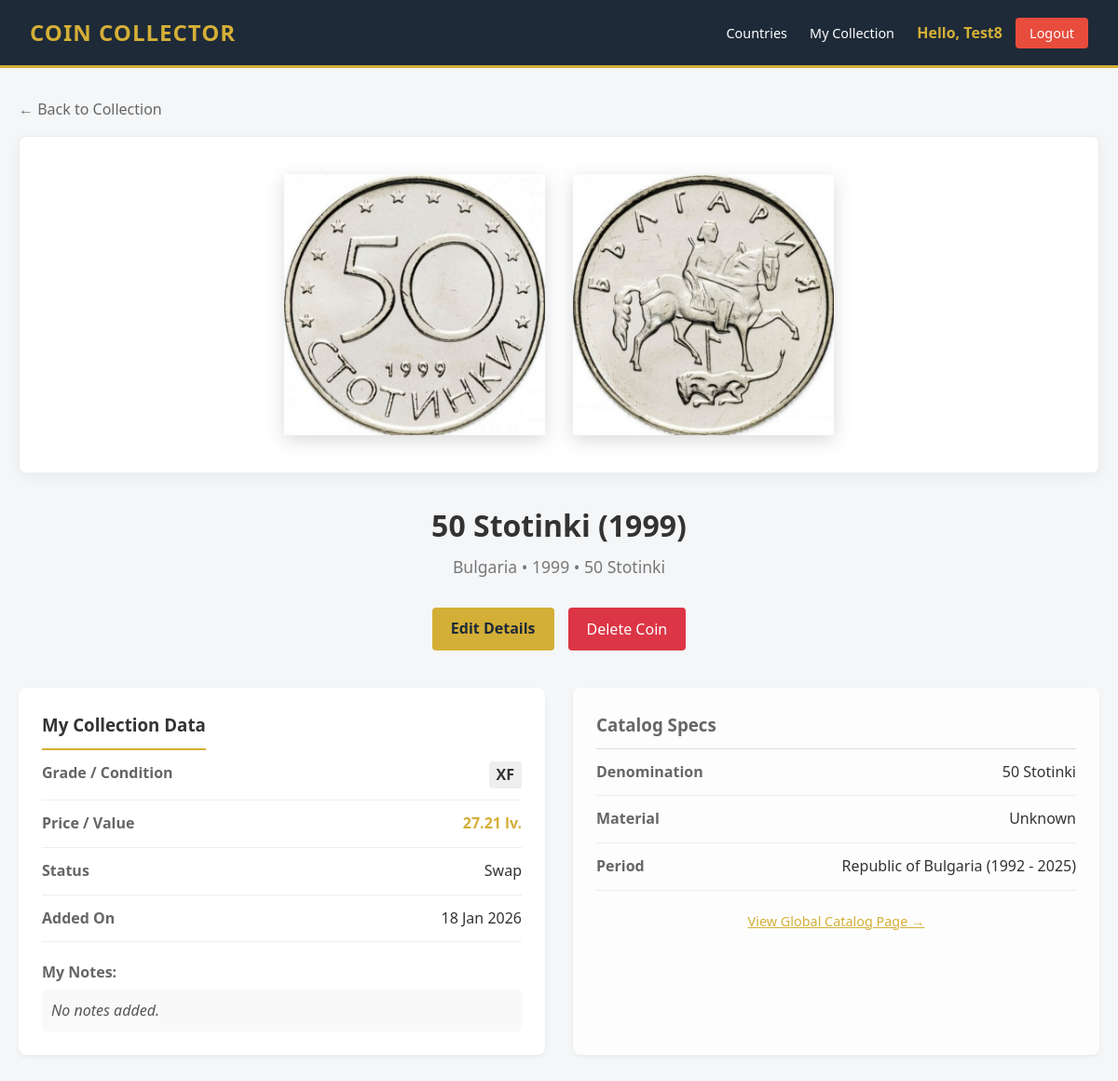
Page /user_coin_details.php?id=164 (signed in) on the committed database.
### tables this page shows
CREATE TABLE IF NOT EXISTS user_coins (
    id INT AUTO_INCREMENT PRIMARY KEY,
    user_id INT NOT NULL,
    catalog_coin_id INT NOT NULL, 
    
    grade VARCHAR(50), 
    status ENUM('collection', 'swap', 'sell', 'wishlist') DEFAULT 'collection',
    price DECIMAL(10,2) DEFAULT 0.00,
    private_notes TEXT,
    own_image_front VARCHAR(255),
    own_image_back VARCHAR(255),
    
    added_at TIMESTAMP DEFAULT CURRENT_TIMESTAMP,
    FOREIGN KEY (user_id) REFERENCES users(id) ON DELETE CASCADE,
    FOREIGN KEY (catalog_coin_id) REFERENCES catalog_coins(id) ON DELETE CASCADE
);

CREATE TABLE IF NOT EXISTS catalog_coins (
    id INT AUTO_INCREMENT PRIMARY KEY,
    country_id INT NOT NULL,
    title VARCHAR(255) NOT NULL, 
    denomination VARCHAR(50), 
    year INT,
    period VARCHAR(100),
    material VARCHAR(100),
    description TEXT,
    
    catalog_image_front VARCHAR(255),
    catalog_image_back VARCHAR(255),
    
    created_by_user_id INT, 
    is_approved TINYINT(1) DEFAULT 0,  
    
    created_at TIMESTAMP DEFAULT CURRENT_TIMESTAMP,
    FOREIGN KEY (country_id) REFERENCES countries(id),
    FOREIGN KEY (created_by_user_id) REFERENCES users(id)
);

CREATE TABLE IF NOT EXISTS countries (
    id INT AUTO_INCREMENT PRIMARY KEY,
    name VARCHAR(100) NOT NULL,
    iso_code_2 VARCHAR(2) NOT NULL,
    iso_code_3 VARCHAR(3) NOT NULL,
    continent ENUM('Africa', 'Antarctica', 'Asia', 'Europe', 'North America', 'Oceania', 'South America', 'Unknown') DEFAULT 'Unknown',
    flag_image VARCHAR(255) DEFAULT NULL
);

### user_coin_details.php (the view, shortened to what this page needs)
<?php
require 'config/db.php';
$user_coin_id = isset($_GET['id']) ? (int)$_GET['id'] : 0;
$user_id = $_SESSION['user_id'];
$sql = "SELECT
            uc.*,
            cc.title, cc.denomination, cc.year, cc.material, cc.period,
            cc.catalog_image_front, cc.catalog_image_back,
            c.name as country_name, c.flag_image
        FROM user_coins uc
        JOIN catalog_coins cc ON uc.catalog_coin_id = cc.id
        JOIN countries c ON cc.country_id = c.id
        WHERE uc.id = ? AND uc.user_id = ?";
$stmt = $pdo->prepare($sql);
$stmt->execute([$user_coin_id, $user_id]);
$coin = $stmt->fetch();
?>
<!DOCTYPE html>
<html lang="en">
<head>
    <link rel="stylesheet" href="assets/css/styles.css">
</head>
<body>
    <?php include 'includes/navbar.php'; ?>
    <div class="container">
        <a href="index.php" style="color: #666; text-decoration: none; display: inline-block; margin-bottom: 15px;">&larr; Back to Collection</a>
        <div class="image-hero">
            <?php
            $front = 'assets/images/no-coin.png';
            if ($coin['own_image_front']) $front = $coin['own_image_front'];
            elseif ($coin['catalog_image_front']) $front = $coin['catalog_image_front'];
            $back = 'assets/images/no-coin.png';
            if ($coin['own_image_back']) $back = $coin['own_image_back'];
            elseif ($coin['catalog_image_back']) $back = $coin['catalog_image_back'];
            ?>
            <img src="<?php echo htmlspecialchars($front); ?>" class="coin-large-img" alt="Front">
            <img src="<?php echo htmlspecialchars($back); ?>" class="coin-large-img" alt="Back">
        </div>
        <div class="coin-header-info">
            <h1 class="coin-title"><?php echo htmlspecialchars($coin['title']); ?></h1>
            <div class="coin-subtitle">
                <?php echo htmlspecialchars($coin['country_name']); ?> • <?php echo $coin['year']; ?> • <?php echo htmlspecialchars($coin['denomination']); ?>
            </div>
        </div>
        <div class="action-bar">
            <a href="edit_coin.php?id=<?php echo $coin['id']; ?>" class="btn btn-accent" style="min-width: 120px;">
                Edit Details
            </a>
            <button onclick="openDeleteModal()" class="btn" style="background: #dc3545; color: white; min-width: 120px;">
                Delete Coin
            </button>
        </div>
        <div class="details-container">
            <div class="details-card">
                <h3 style="margin-top: 0; border-bottom: 2px solid var(--accent-color); padding-bottom: 10px; display: inline-block;">My Collection Data</h3>
                <div class="data-row">
                    <span class="data-label">Grade / Condition</span>
                    <span class="data-value" style="font-weight: bold; background: #eee; padding: 2px 8px; border-radius: 4px;">
                        <?php echo htmlspecialchars($coin['grade']); ?>
                    </span>
                </div>
                <div class="data-row">
                    <span class="data-label">Price / Value</span>
                    <span class="data-value" style="color: var(--accent-color); font-weight: bold;">
                        <?php echo $coin['price'] > 0 ? number_format($coin['price'], 2) . ' lv.' : '-'; ?>
                    </span>
                </div>
                <div class="data-row">
                    <span class="data-label">Status</span>
                    <span class="data-value"><?php echo ucfirst($coin['status']); ?></span>
                </div>
                <div class="data-row">
                    <span class="data-label">Added On</span>
                    <span class="data-value"><?php echo date('d M Y', strtotime($coin['added_at'])); ?></span>
                </div>
                <div style="margin-top: 20px;">
                    <span class="data-label">My Notes:</span>
                    <p style="background: #f9f9f9; padding: 10px; border-radius: 5px; color: #555; margin-top: 5px; font-style: italic;">
                        <?php echo $coin['private_notes'] ? nl2br(htmlspecialchars($coin['private_notes'])) : 'No notes added.'; ?>
                    </p>
                </div>
            </div>
            <div class="details-card" style="background: #fdfdfd;">
                <h3 style="margin-top: 0; color: #666; border-bottom: 1px solid #ddd; padding-bottom: 10px;">Catalog Specs</h3>
                <div class="data-row">
                    <span class="data-label">Denomination</span>
                    <span class="data-value"><?php echo htmlspecialchars($coin['denomination']); ?></span>
                </div>
                <div class="data-row">
                    <span class="data-label">Material</span>
                    <span class="data-value"><?php echo htmlspecialchars($coin['material']); ?></span>
                </div>
                <div class="data-row">
                    <span class="data-label">Period</span>
                    <span class="data-value"><?php echo htmlspecialchars($coin['period']); ?></span>
                </div>
                <div style="margin-top: 20px; text-align: center;">
                    <a href="catalog_coin.php?id=<?php echo $coin['catalog_coin_id']; ?>" style="color: var(--accent-color); font-size: 0.9rem;">
                        View Global Catalog Page &rarr;
                    </a>
                </div>
            </div>
        </div>
    </div>
</body>
</html>

### assets/css/styles.css (style rules this page uses)
:root { --primary-color: #1e2a38; --accent-color: #d4af37; --bg-color: #f4f6f8; --white: #ffffff; --text-color: #333333; --text-light: #8898aa; --danger: #e74c3c; }
* { box-sizing: border-box; margin: 0; padding: 0; font-family: "Segoe UI", Tahoma, Geneva, Verdana, sans-serif; }
body { background-color: var(--bg-color); color: var(--text-color); line-height: 1.6; }
.container { max-width: 1200px; margin: 2rem auto; padding: 0 20px; }
.btn { display: inline-block; padding: 10px 20px; background-color: var(--primary-color); color: var(--white); border: none; border-radius: 4px; cursor: pointer; text-decoration: none; font-size: 1rem; transition: background 0.3s; }
.btn-accent { background-color: var(--accent-color); color: var(--primary-color); font-weight: bold; }
.coin-title { font-weight: bold; color: var(--primary-color); margin-bottom: 5px; }
.image-hero { background: white; padding: 40px; border-radius: 8px; box-shadow: 0 4px 15px rgba(0, 0, 0, 0.05); display: flex; justify-content: center; gap: 30px; margin-bottom: 30px; border: 1px solid #eee; }
.coin-large-img { max-width: 100%; height: 280px; object-fit: contain; transition: transform 0.3s; filter: drop-shadow(0 5px 10px rgba(0, 0, 0, 0.15)); }
.coin-header-info { text-align: center; margin-bottom: 30px; }
.coin-title { font-size: 2rem; margin: 0; color: #333; }
.coin-subtitle { color: #777; font-size: 1.1rem; margin-top: 5px; }
.action-bar { display: flex; justify-content: center; gap: 15px; margin-bottom: 40px; }
.details-container { display: grid; grid-template-columns: 1fr 1fr; gap: 30px; }
.details-card { background: white; padding: 25px; border-radius: 8px; box-shadow: 0 2px 5px rgba(0, 0, 0, 0.05); }
.data-row { display: flex; justify-content: space-between; padding: 12px 0; border-bottom: 1px solid #eee; }
.data-label { color: #666; font-weight: bold; }
.data-value { color: #333; text-align: right; }

### rows in the picture
user_coins: catalog_coin.catalog_image_front (picture), catalog_coin.catalog_image_back (picture), catalog_coin.title "50 Stotinki (1999)", countries.name "Bulgaria", catalog_coin.year "1999", catalog_coin.denomination "50 Stotinki", grade "XF", price "27.21", status "Swap", added_at "18 Jan 2026", catalog_coin.material "Unknown", catalog_coin.period "Republic of Bulgaria (1992 - 2025)"

### other values in the picture
$_SESSION['username'] "Test8"
